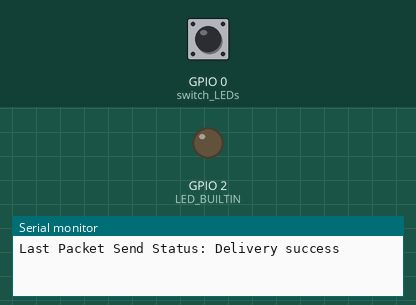
A sketch run on a simulated ESP8266 (NodeMCU). Shown: output pins drawn as LEDs (lit = HIGH, except the on-board LED, lit = LOW), the last lines printed to the serial monitor. The inputs (shaded band) are chosen by the test bench; at power-on: GPIO 0 (switch_LEDs) HIGH.

Above: at 2.2 s.
2.3 s: GPIO 0 (switch_LEDs) pulled LOW for 0.15 s
At 2.7 s:
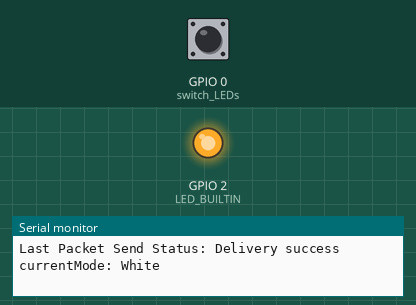
Timing chart, 0 to 5.3 s (numbered marks = the images above; inputs shaded):
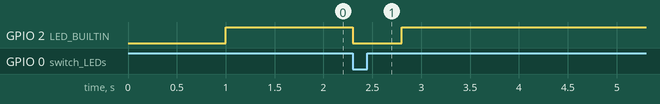

Measured:
- after the input at 2.3 s, GPIO 2 (LED_BUILTIN): HIGH → LOW at once, → HIGH 0.50 s later

The sketch:

01_ESPNOW__Neopixel_TX_Timed_Mode_Send_Boylesque.ino
```cpp
// (licence header left out)
#include <ESP8266WiFi.h>
#include <espnow.h>
int Greenchange = 0;
int Redchange = 0;
int Bluechange = 0;

// REPLACE WITH RECEIVER MAC Address
uint8_t ESP_1[] = {0xEC, 0xFA, 0xBC, 0x32, 0x14, 0x32};//34:94:54:34:F5:F0
uint8_t ESP_2[] = {0x5C, 0xCF, 0x7F, 0xB2, 0xAD, 0xD9};//34:94:54:35:29:58
uint8_t ESP_3[] = {0xF4, 0xCF, 0xA2, 0xF6, 0x78, 0x66};// 34:94:54:35:29:30
uint8_t ESP_4[] = {0xF4, 0xCF, 0xA2, 0xF6, 0x72, 0xA3};//34:94:54:35:39:8C
uint8_t ESP_5[] = {0xF4, 0xCF, 0xA2, 0xF6, 0x72, 0xB6};//34:94:54:36:0F:F8

//Timers
unsigned long time_now = 0;
unsigned long time_change = 10000;  // seconds * 1000(millis)
unsigned long wait_state = 10000;

// Mode buttons
//const int switch_LED_off = 15;  //Switch off Leds
//const int switch_LED_white = 23; //Switch Led's to all white
const int switch_LEDs = 0; // Switch Led's to pride colours
const int power_On_LED = LED_BUILTIN;     //

// Button start up states
 int LEDs_On = 0;  //Switch off Leds
 int active_mode = 0; //store for current mode

// Structure example to send data
// Must match the receiver structure
typedef struct struct_message {
 int green = Greenchange;
 int red = Redchange;
 int blue = Bluechange;
 int send_mode = 0;
} struct_message;

// Create a struct_message called myData
struct_message myData;


unsigned long lastTime = 0;
unsigned long timerDelay = 500;  // send readings timer
unsigned long longtimerDelay = 3500;  // send readings timer
unsigned long colour_Change = 30000;

// callback when data is sent
void OnDataSent(uint8_t *mac_addr, uint8_t sendStatus) {
  Serial.print("Last Packet Send Status: ");
  if (sendStatus == 0){
    Serial.println("Delivery success");
  }
  else{
    Serial.println("Delivery fail");
  }
}


void colour_White(){
  Greenchange = 255;
    Redchange = 255;
    Bluechange =255;

    myData.green = 255;
    myData.red = 255;
    myData.blue = 255;


}


void setup() {
  //define input -outputs
      //Init Mode button
         pinMode(switch_LEDs, INPUT);
     //define LED outputs
  pinMode(LED_BUILTIN, OUTPUT);
  digitalWrite(LED_BUILTIN, HIGH);


  // Init Serial Monitor
  Serial.begin(115200);

  // Set device as a Wi-Fi Station
  WiFi.mode(WIFI_STA);


   // Init ESP-NOW
  if (esp_now_init() != 0) {
    Serial.println("Error initializing ESP-NOW");
    return;
  }

  // Once ESPNow is successfully Init, we will register for Send CB to
  // get the status of Trasnmitted packet
  esp_now_set_self_role(ESP_NOW_ROLE_CONTROLLER);
  esp_now_register_send_cb(OnDataSent);

  // Register peer
    esp_now_add_peer(ESP_1, ESP_NOW_ROLE_SLAVE, 1, NULL, 0);
    esp_now_add_peer(ESP_2, ESP_NOW_ROLE_SLAVE, 1, NULL, 0);
    esp_now_add_peer(ESP_3, ESP_NOW_ROLE_SLAVE, 1, NULL, 0);
    esp_now_add_peer(ESP_4, ESP_NOW_ROLE_SLAVE, 1, NULL, 0);


  // set leds off
     myData.green = 0;
    myData.red = 0;
    myData.blue = 0;

  // Send message via ESP-NOW
      esp_now_send(0, (uint8_t *) &myData, sizeof(struct_message));

  //Show onboard led for a short period to show power up
    digitalWrite(LED_BUILTIN, LOW);
    delay(1000);
    digitalWrite(LED_BUILTIN, HIGH);

}

void loop() {

   LEDs_On = digitalRead(switch_LEDs);

  // check if the pushbutton is pressed. If it is, the buttonState is LOW:

  if (LEDs_On == LOW ) { active_mode = 1; };


  if (active_mode == 1) {
    Serial.print("currentMode: ");
    Serial.println("White");
    digitalWrite(LED_BUILTIN, LOW);
    delay(500);
    digitalWrite(LED_BUILTIN, HIGH);
    colour_White();
    esp_now_send(0, (uint8_t *) &myData, sizeof(struct_message));
    delay(25000);
    myData.send_mode = 3;
    esp_now_send(0, (uint8_t *) &myData, sizeof(struct_message));

}
     delay(100);

}
```
